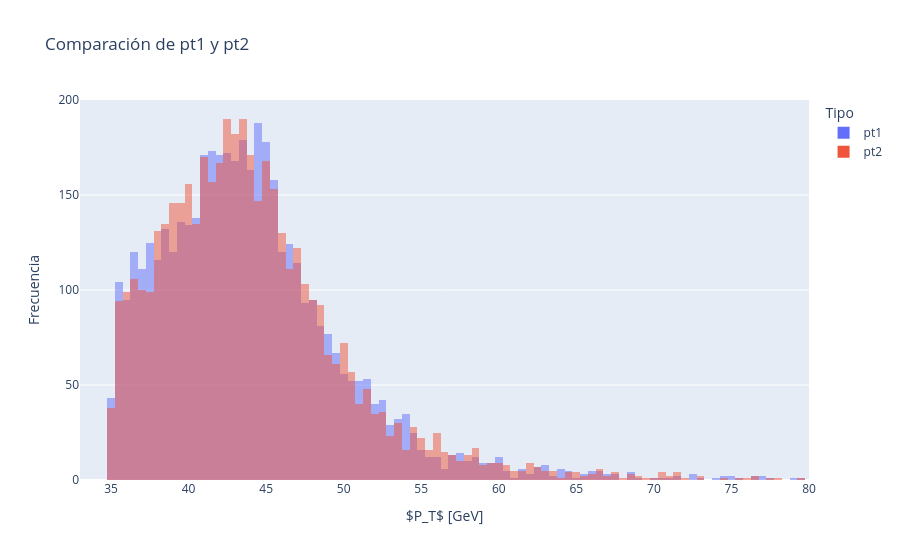

Notebook source saved alongside this figure:
### Code cell
combined_df = pd.DataFrame({
    'Transverse Momentum (pt)': pd.concat([fil_particles['pt1'], fil_particles['pt2']]),
    'Tipo': ['pt1'] * len(fil_particles) + ['pt2'] * len(fil_particles)
})


fig = px.histogram(combined_df, x='Transverse Momentum (pt)', color='Tipo', labels={'x': 'Momentp transversal', 'color':''}, title="Comparación de pt1 y pt2", barmode='overlay')
fig.update_xaxes(range=[33, 80])
fig.update_layout(
    xaxis_title='$P_T$ [GeV]',
    yaxis_title='Frecuencia'
)
fig.show()

### Figure 1 — Plotly figure (JSON) as saved in the notebook; plotly's stock layout.template omitted (floating-point values rounded to 4 significant figures; data arrays with more than 128 entries replaced by an {"elided": "..."} marker saying what was removed)
{"data": [{"alignmentgroup": "True", "bingroup": "x", "hovertemplate": "Tipo=pt1<br>Transverse Momentum (pt)=%{x}<br>count=%{y}<extra></extra>", "legendgroup": "pt1", "marker": {"color": "#636efa", "opacity": 0.5, "pattern": {"shape": ""}}, "name": "pt1", "offsetgroup": "pt1", "orientation": "v", "showlegend": true, "type": "histogram", "x": {"elided": "4512 float values"}, "xaxis": "x", "yaxis": "y"}, {"alignmentgroup": "True", "bingroup": "x", "hovertemplate": "Tipo=pt2<br>Transverse Momentum (pt)=%{x}<br>count=%{y}<extra></extra>", "legendgroup": "pt2", "marker": {"color": "#EF553B", "opacity": 0.5, "pattern": {"shape": ""}}, "name": "pt2", "offsetgroup": "pt2", "orientation": "v", "showlegend": true, "type": "histogram", "x": {"elided": "4512 float values"}, "xaxis": "x", "yaxis": "y"}], "layout": {"barmode": "overlay", "legend": {"title": {"text": "Tipo"}, "tracegroupgap": 0}, "title": {"text": "Comparación de pt1 y pt2"}, "xaxis": {"anchor": "y", "domain": [0, 1], "range": [33, 80], "title": {"text": "$P_T$ [GeV]"}}, "yaxis": {"anchor": "x", "domain": [0, 1], "title": {"text": "Frecuencia"}}}}
